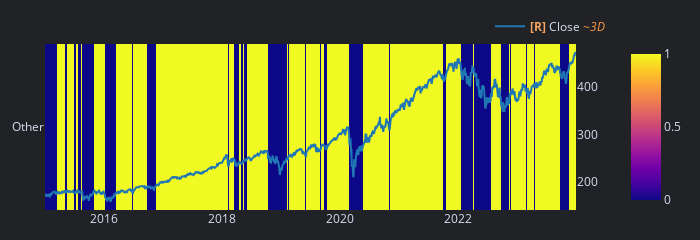

The code cell stored with this chart in its notebook:
### Markdown cell above
# Use Regime Filter for Weights
Let's look at the slope of the moving average of the SPY to set our regime. 

We will then create a dictionary of portfolio weights for each regime. Then apply that to our portfolio.

### Code cell
def regime_detection(spy, timeperiod=50):
    spy_sma = spy.run('sma', timeperiod=timeperiod).sma
    # Bullish when sma is increasing
    bullish = np.full_like(spy_sma.values, False) # create an array of False values
    bullish[1:] = spy_sma.values[1:] > spy_sma.values[:-1] # set the values to True if the sma is increasing
    return pd.Series(bullish, index=spy_sma.index) # return a DataFrame with the regime

regime = regime_detection(spy)

# Plot the regime
spy.close.vbt.overlay_with_heatmap(regime).show()

### Figure 1 — Plotly figure (JSON) as saved in the notebook; plotly's stock layout.template omitted (floating-point values rounded to 4 significant figures; data arrays with more than 128 entries replaced by an {"elided": "..."} marker saying what was removed)
{"data": [{"colorscale": [[0, "#0d0887"], [0.1111, "#46039f"], [0.2222, "#7201a8"], [0.3333, "#9c179e"], [0.4444, "#bd3786"], [0.5556, "#d8576b"], [0.6667, "#ed7953"], [0.7778, "#fb9f3a"], [0.8889, "#fdca26"], [1, "#f0f921"]], "hoverongaps": false, "type": "heatmap", "uid": "d4fad078-4953-42d8-8aed-631d04a7425c", "x": {"elided": "2264 str values"}, "y": ["Other"], "z": {"elided": "1x2264 int values"}}, {"line": {"color": "#1f77b4"}, "mode": "lines", "name": "<b style=\"color:sandybrown\">[R]</b> Close <i style=\"color:#fc9944\">~3D</i>", "showlegend": true, "type": "scatter", "uid": "edcd5430-a833-4ecd-9969-5f6a3f5e7a9c", "x": {"elided": "1000 str values"}, "xaxis": "x", "y": {"elided": "1000 float values"}, "yaxis": "y2"}], "layout": {"height": 200, "legend": {"orientation": "h", "traceorder": "normal", "x": 1, "xanchor": "right", "y": 1.02, "yanchor": "bottom"}, "margin": {"b": 30, "l": 30, "r": 30, "t": 30}, "width": 700, "xaxis": {"anchor": "y", "domain": [0, 0.94]}, "yaxis": {"anchor": "x", "domain": [0, 1], "type": "category"}, "yaxis2": {"anchor": "x", "overlaying": "y", "side": "right"}}}
